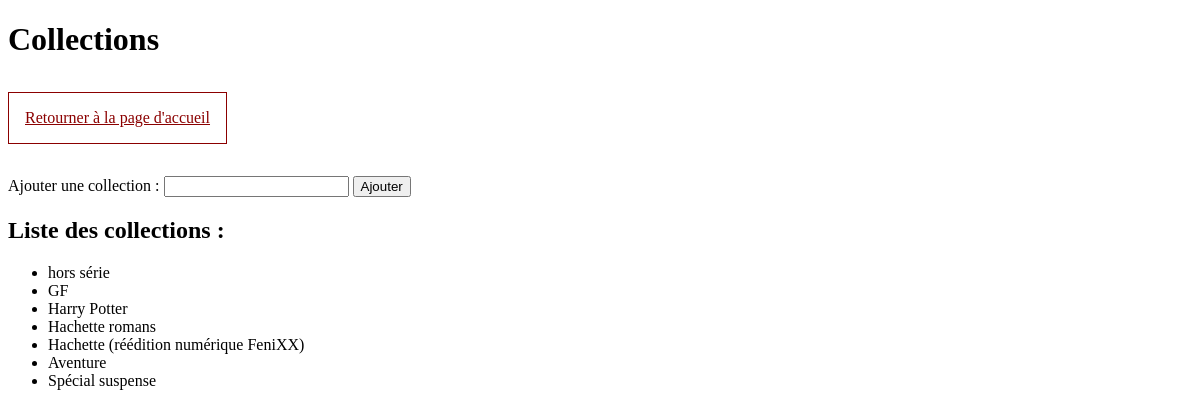
/views/insertCollection.php, run on the app's committed database.
### tables this page shows
CREATE TABLE `collections` (
  `collection_id` int(11) NOT NULL,
  `name` varchar(50) NOT NULL
);

### views/insertCollection.php (the view, shortened to what this page needs)
<?php
require('../utils/dbaccess.php');
$getCollections = 'SELECT * FROM collections;';
$collections = $pdo->query($getCollections);
?>
<!DOCTYPE html>
<html lang="fr">
<head>
    <link rel="stylesheet" type="text/css" href="../css/main.css">
</head>
<body>
<h1>Collections</h1>
<a href="../index.php" class="button-return" >Retourner à la page d'accueil</a>
<div class="main">
    <form action="../controllers/insertCollection.php" method="post">
        <label for="collection">Ajouter une collection : </label>
        <input type="text" id="collection" name="collection">
        <input type="submit" value="Ajouter" alt="ajouter la nouvelle collection">
    </form>
</div>
<div class="main2">
    <h2>Liste des collections :</h2>
    <ul>
        <?php foreach ($collections as $col): ?>
            <li><?= $col['name']; ?></li>
        <?php endforeach; ?>
    </ul>
</div>
</body>
</html>

### css/main.css (style rules this page uses)
.button-return { display: inline-block; color: darkred; margin: 0.75em 0 2em; border: darkred solid 1px; padding: 1em; transition-duration: 0.25s; }

### data on the page
collections: name "hors série"
collections: name "GF"
collections: name "Harry Potter"
collections: name "Hachette romans"
collections: name "Hachette (réédition numérique FeniXX)"
collections: name "Aventure"
collections: name "Spécial suspense"
